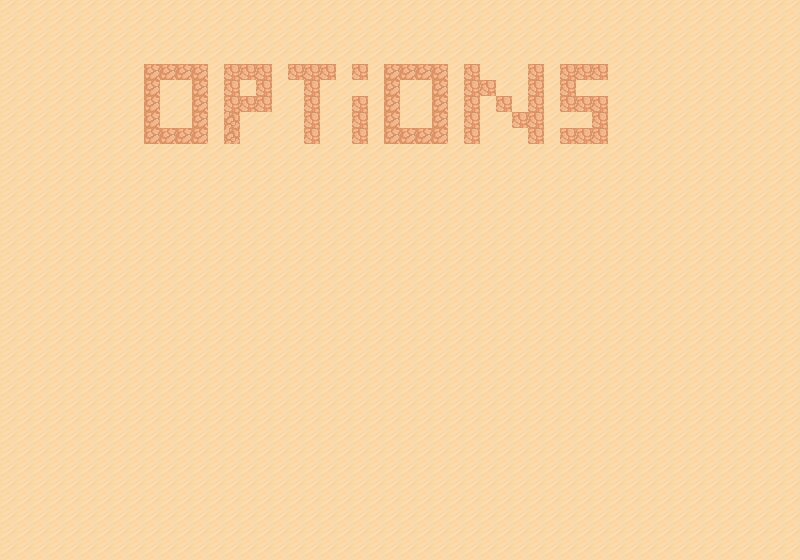

This is a level from a 2D game, rendered from its Tiled map with the project's own tilesets. A one-line summary and the map file follow, with tile-layer data summarised:
An orthogonal 50x35 tile map with 16x16 px tiles, 2 tile layers (sand, onSand) and 1 object (Camera).

<map version="1.2" tiledversion="1.2.4" orientation="orthogonal" renderorder="left-up" width="50" height="35" tilewidth="16" tileheight="16" infinite="0" nextlayerid="8" nextobjectid="3">
 <tileset firstgid="1" name="tileset" tilewidth="16" tileheight="16" tilecount="1024" columns="32">
  <image source="../../resources/textures/map/tileset.png" width="512" height="512" />
 </tileset>
 <layer id="6" name="sand" width="50" height="35">
  <data>[1750 cells, 1750 non-empty, 1 distinct tile ids]</data>
 </layer>
 <layer id="7" name="onSand" width="50" height="35">
  <data>[1750 cells, 73 non-empty, 3 distinct tile ids]</data>
 </layer>
 <objectgroup id="2" name="gameObjects">
  <object id="2" type="Camera" x="66" y="54" width="640" height="360">
   <properties>
    <property name="isValid" type="bool" value="true" />
   </properties>
  </object>
 </objectgroup>
</map>
